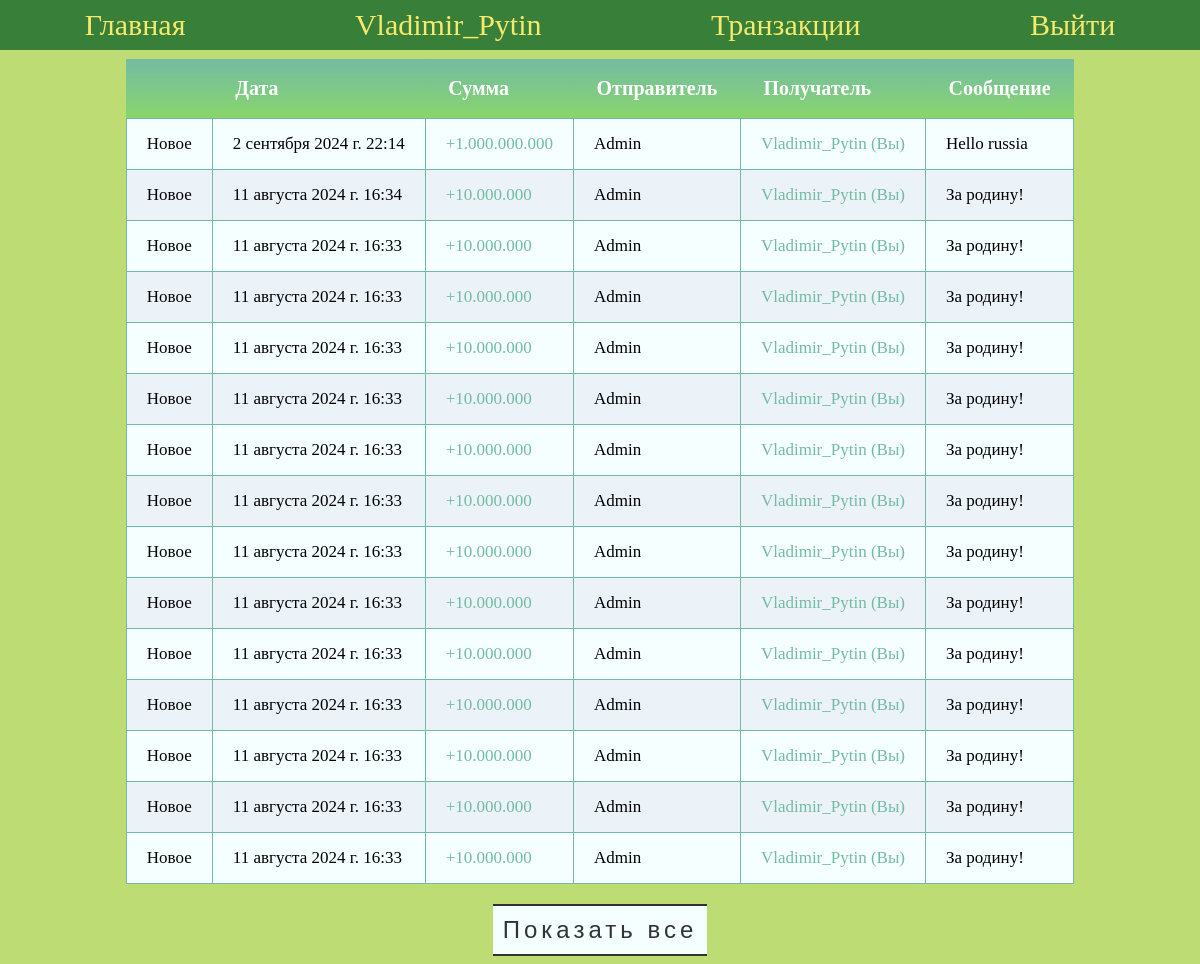
The page /transactions/ (signed in) on the database its author committed.
### transition/models.py (models this page shows, shortened)
class TransferModel(models.Model):
    class Meta:
        verbose_name = 'транзакцию'
        verbose_name_plural = 'Транзакции'
        ordering = ['-date']
    user = models.ForeignKey(User, null=True, on_delete=models.CASCADE, related_name='user_sender', verbose_name='Отправитель')
    other_user = models.ForeignKey(User, null=True, on_delete=models.CASCADE, related_name='user_recipient', verbose_name='Получатель')
    commentary = models.TextField(max_length=100, blank=True, null=True, verbose_name='Комментарий')
    date = models.DateTimeField(auto_now_add=True, verbose_name='Дата')
    translation_money = models.IntegerField(verbose_name='Сумма')
    read_status_sender = models.BooleanField(default=False, blank=True, null=True, verbose_name='Отправитель прочитал')
    read_status_recipient = models.BooleanField(default=False, blank=True, null=True, verbose_name='Получатель прочитал')

### transition/views.py (the view)
# urls.py: path('transactions/', transactions),
def transactions(request):
    user = request.user
    new_transitions = []
    for i in user.userprofile.transition.all():
        if user == i.user:
            if i.read_status_sender == False:
                new_transitions.append(i)
                i.read_status_sender = True
                i.save()
        elif user == i.other_user:
            if i.read_status_recipient == False:
                new_transitions.append(i)
                i.read_status_recipient = True
                i.save()
    return render(request, 'user_transactions.html', {'user_transition': user.userprofile.transition, 'user_transition_new': new_transitions})

### transition/models.py (called while the page is built)
    def get_new_transitions(self):
        result = 0
        for i in self.transition.all():
            if self.profile == i.user:
                if not i.read_status_sender:
                    result += 1
            elif self.profile == i.other_user:
                if not i.read_status_recipient:
                    result += 1
        if result > 99:
            return '99+'
        return result

### templates/user_transactions.html (shortened to what this page needs)
{% extends "base.html" %}
{% block content %}
<div id="tranc-table">
<table class="table_blur">
    <tr>
        {% if user_transition_new %}
        <th></th>
        {% endif %}
        <th>Дата</th>
        <th>Сумма</th>
        <th>Отправитель</th>
        <th>Получатель</th>
        <th>Сообщение</th>
    </tr>
    {% if user_transition_new %}
        {% for i in user_transition_new %}
        <tr class="tr-item">
            {% if user == i.user %}
                <td style="border: 1px solid #FF7777;">Новое</td>
                <td style="border: 1px solid #FF7777;">{{ i.date }}</td>
                <td style="color: #FF7777; border: 1px solid #FF7777;" class="money">-{{ i.translation_money }}</td>
                <td style="border: 1px solid #FF7777; color: #73BBA3;">{{ i.user }} (Вы)</td>
                <td style="border: 1px solid #FF7777;">{{ i.other_user }}</td>
                <td style="border: 1px solid #FF7777;">{{ i.commentary }}</td>
            {% else %}
                <td style="border: 1px solid #73BBA3;">Новое</td>
                <td style="border: 1px solid #73BBA3;">{{ i.date }}</td>
                <td style="color: #73BBA3; border: 1px solid #73BBA3;" class="money">+{{ i.translation_money }}</td>
                <td style="border: 1px solid #73BBA3;">{{ i.user }}</td>
                <td style="border: 1px solid #73BBA3; color: #73BBA3;">{{ i.other_user }} (Вы)</td>
                <td style="border: 1px solid #73BBA3;">{{ i.commentary }}</td>
            {% endif %}
        </tr>
        {% endfor %}
    {% endif %}
</table>
</div>
<div id="btn-div">
<button id="show-more" style="display: none;">Показать все</button>
</div>
{% endblock %}

### templates/navbar.html
<nav>
    <div class="nav-menu">
        {% if user.is_authenticated %}
            <a href="/" id=''> Главная</a>
            <a href="/user_profile/{{ user.id }}/{{ user.id }}/">{{ user }} </a>
            <a href="/transactions/" id="transactions-nav">Транзакции {% if user.userprofile.get_new_transitions%}<span class="notification">{{user.userprofile.get_new_transitions}}</span> {% endif %}</a>
            <a href="/logout/">Выйти</a>
        {% else %}
        <a href="/register/">Регистрация</a>
        <a href="/login/">Войти</a>
        {% endif %}
    </div>
</nav>

### staticbase/css/style.css (style rules this page uses)
body { background-color: #BEDC74; color: white; }
.nav-menu > a { font-size: 30px; text-decoration: none; color: #F6E96B; transition: 0.5s; }
.nav-menu { position: fixed; top: 0; left: 0; height: 50px; width: 100%; display: flex; justify-content: space-around; align-items: center; background-color: #387F39; z-index: 999; }
.table_blur { font-size: 17px; background: #f5ffff; border-collapse: collapse; text-align: left; }
.table_blur th { background: linear-gradient(#73BBA3, #88D66C); color: white; font-size: 20px; padding: 18px 23px; position: relative; }
.table_blur tr:nth-child(odd) { background: #ebf3f9; }
.table_blur td { padding: 15px 20px; position: relative; }
#tranc-table { color: black; width: 100%; display: flex; justify-content: center; margin-top: 5%; }
#transactions-nav { position: relative; }
#btn-div { width: 100%; min-height: 50px; display: flex; justify-content: center; margin-top: 20px; }
#show-more { background-color: #f5ffff; border: none; padding: 10px; font-size: 24px; color: #333; border-top: 2px solid #333; border-bottom: 2px solid #333; letter-spacing: 4px; transition: all .5s; }

### rows shown on the page
TransferModel: date "2 сентября 2024 г. 22:14", translation_money "1.000.000.000", user "Admin", other_user "Vladimir_Pytin", commentary "Hello russia"
TransferModel: date "11 августа 2024 г. 16:34", translation_money "10.000.000", user "Admin", other_user "Vladimir_Pytin", commentary "За родину!"
TransferModel: date "11 августа 2024 г. 16:33", translation_money "10.000.000", user "Admin", other_user "Vladimir_Pytin", commentary "За родину!"
TransferModel: date "11 августа 2024 г. 16:33", translation_money "10.000.000", user "Admin", other_user "Vladimir_Pytin", commentary "За родину!"
TransferModel: date "11 августа 2024 г. 16:33", translation_money "10.000.000", user "Admin", other_user "Vladimir_Pytin", commentary "За родину!"
TransferModel: date "11 августа 2024 г. 16:33", translation_money "10.000.000", user "Admin", other_user "Vladimir_Pytin", commentary "За родину!"
TransferModel: date "11 августа 2024 г. 16:33", translation_money "10.000.000", user "Admin", other_user "Vladimir_Pytin", commentary "За родину!"
TransferModel: date "11 августа 2024 г. 16:33", translation_money "10.000.000", user "Admin", other_user "Vladimir_Pytin", commentary "За родину!"
TransferModel: date "11 августа 2024 г. 16:33", translation_money "10.000.000", user "Admin", other_user "Vladimir_Pytin", commentary "За родину!"
TransferModel: date "11 августа 2024 г. 16:33", translation_money "10.000.000", user "Admin", other_user "Vladimir_Pytin", commentary "За родину!"
TransferModel: date "11 августа 2024 г. 16:33", translation_money "10.000.000", user "Admin", other_user "Vladimir_Pytin", commentary "За родину!"
TransferModel: date "11 августа 2024 г. 16:33", translation_money "10.000.000", user "Admin", other_user "Vladimir_Pytin", commentary "За родину!"
TransferModel: date "11 августа 2024 г. 16:33", translation_money "10.000.000", user "Admin", other_user "Vladimir_Pytin", commentary "За родину!"
TransferModel: date "11 августа 2024 г. 16:33", translation_money "10.000.000", user "Admin", other_user "Vladimir_Pytin", commentary "За родину!"
TransferModel: date "11 августа 2024 г. 16:33", translation_money "10.000.000", user "Admin", other_user "Vladimir_Pytin", commentary "За родину!"

### other values the page prints
{{ user }} "Vladimir_Pytin"
